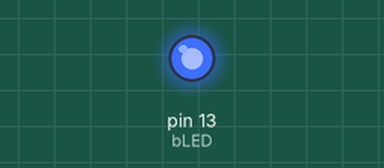
Simulated run of this sketch. Board: Arduino Uno, built with avr-gcc and run on an emulated ATmega328P. Parts: output pins drawn as LEDs (lit = HIGH).

Above: at 0.5 s.
At 13.9 s:
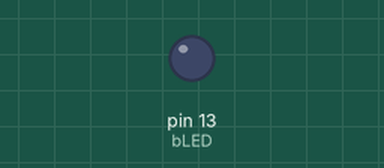
Timing chart, 0 to 20.8 s (numbered marks = the images above):
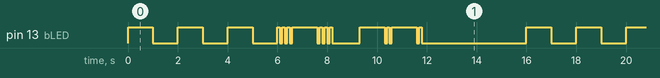

The sketch:

level_3.ino
```cpp
// code: 001: level 3
// author: Braden Coates

// defining pins and times
#define bLED 13
#define dot 100
#define dash 1000

// setting morse code variable
String morse = "-... -.-.";

void setup() {
  // put your setup code here, to run once:
  pinMode(bLED, OUTPUT);
  Serial.begin(9600);
}

void loop() {
  // put your main code here, to run repeatedly:

  // part one
  //three slow flashes
  for (int i = 3; i > 0; i--) {
    digitalWrite(bLED, HIGH);
    delay(dash);
    digitalWrite(bLED, LOW);
    delay(dash);
  }

  //three long flashes
  for (int i = 3; i > 0; i--) {
    digitalWrite(bLED, HIGH);
    delay(dot);
    digitalWrite(bLED, LOW);
    delay(dot);
  }

  // part two
  for (int i = 0; i <= morse.length(); i++) {

    // on time
    digitalWrite(bLED, HIGH);
    if (morse.charAt(i) == '-') { // if character is a dash
      delay(dash);
    } else if (morse.charAt(i) == '.') { // if character is a dot
      delay(dot);
    }

    // off time
    digitalWrite(bLED, LOW);
    if (morse.charAt(i) ==  ' ') { //if character is a space
      if (morse.charAt(i+1) == '/') { // between words
        delay(dash*4);
      } else { //between character
        delay(dash);
      }
    } else { //between dots and dashes
      delay(dot);
    }
  }
  delay(dash*4); //delayed restart
}
```

Measured:
- by itself, pin 13 (bLED): moves between LOW and HIGH, repeating every 16.0 s
- by itself, everything shown: repeats every 16.0 s, in 28 steps
